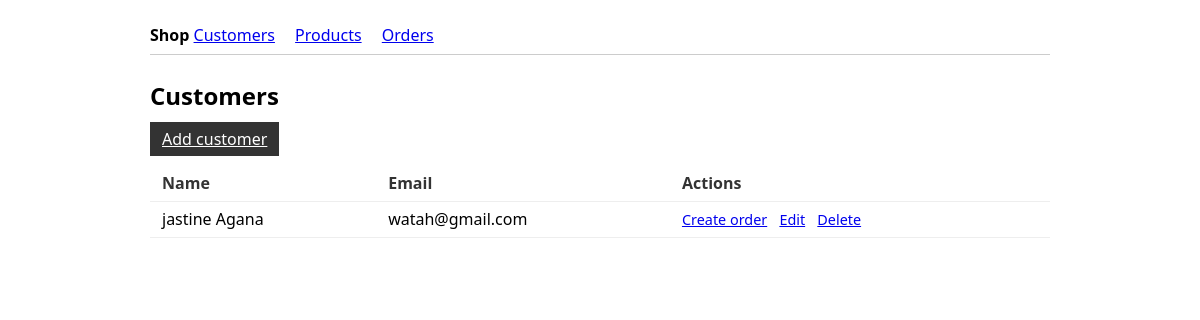
Before: /shop/customers/ with the older database file.
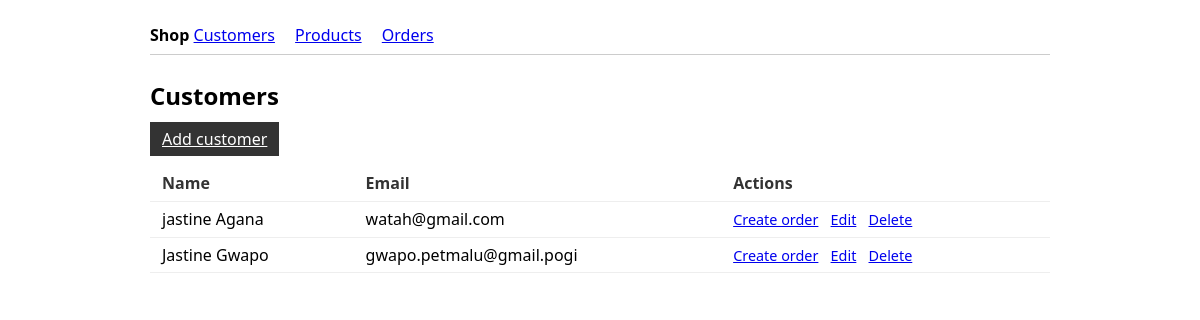
After: the same page with the newer database file.
### shop/models.py (models this page shows, shortened)
class Customer(models.Model):
    name = models.CharField(max_length=100)
    email = models.EmailField(unique=True)

### shop/views.py (the view)
# urls.py: path('customers/', views.customer_list, name='customers'),
def customer_list(request):
    customers = Customer.objects.all()
    return render(request, 'customer.html', {'customers': customers})

### shop/templates/customer.html (shortened to what this page needs)
{% extends "base.html" %}
{% block content %}
<h1>Customers</h1>
<p><a href="{% url 'shop:customer_add' %}" class="btn btn-primary">Add customer</a></p>
<section aria-label="Customer list">
    <table>
        <thead>
            <tr>
                <th>Name</th>
                <th>Email</th>
                <th>Actions</th>
            </tr>
        </thead>
        <tbody>
            {% for c in customers %}
            <tr>
                <td>{{ c.name }}</td>
                <td>{{ c.email }}</td>
                <td class="actions">
                    <a href="{% url 'shop:order_create' c.id %}">Create order</a>
                    <a href="{% url 'shop:customer_edit' c.pk %}">Edit</a>
                    <a href="{% url 'shop:customer_delete' c.pk %}">Delete</a>
                </td>
            </tr>
            {% empty %}
            <tr><td colspan="3" class="empty">No customers yet. Add one to get started.</td></tr>
            {% endfor %}
        </tbody>
    </table>
</section>
{% endblock %}

### shop/templates/base.html (shortened to what this page needs)
<!DOCTYPE html>
<html lang="en">
<head>
</head>
<body>
    <nav aria-label="Main navigation">
        <strong>Shop</strong>
        <a href="{% url 'shop:customers' %}">Customers</a>
        <a href="{% url 'shop:products' %}">Products</a>
        <a href="{% url 'shop:order_list' %}">Orders</a>
    </nav>
    <main>
        {% block content %}{% endblock %}
    </main>
</body>
</html>

### shop/templates/base.html (style rules this page uses)
body { font-family: system-ui, sans-serif; max-width: 900px; margin: 0 auto; padding: 1rem; }
nav { margin-bottom: 1.5rem; padding: 0.5rem 0; border-bottom: 1px solid #ccc; }
nav a { margin-right: 1rem; }
h1 { margin-top: 0; font-size: 1.5rem; }
table { border-collapse: collapse; width: 100%; }
th, td { text-align: left; padding: 0.4rem 0.75rem; border-bottom: 1px solid #eee; }
th { font-weight: 600; color: #333; }
.actions a, .actions button { margin-right: 0.5rem; font-size: 0.9rem; }
.btn { padding: 0.35rem 0.75rem; cursor: pointer; }
.btn-primary { background: #333; color: #fff; border: none; }

Changed rows visible on the page:
added Customer: name "Jastine Gwapo", email "gwapo.petmalu@gmail.pogi"
